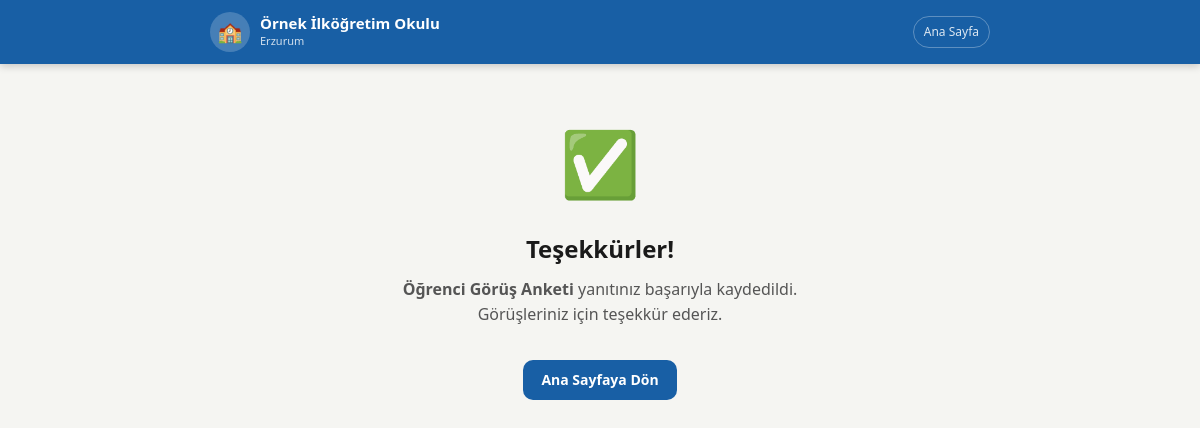
/tesekkur/1, run on the app's committed database.
### tables this page shows
CREATE TABLE ayarlar (
            anahtar TEXT PRIMARY KEY, deger TEXT
        );

CREATE TABLE anketler (
            id INTEGER PRIMARY KEY AUTOINCREMENT,
            rol TEXT NOT NULL, baslik TEXT NOT NULL,
            icon TEXT NOT NULL DEFAULT '📝',
            aktif INTEGER DEFAULT 1, sira INTEGER DEFAULT 0,
            baslangic_tarihi TEXT DEFAULT NULL,
            bitis_tarihi TEXT DEFAULT NULL,
            aciklama TEXT DEFAULT '',
            gorunum TEXT DEFAULT 'varsayilan'
        );

### app.py (the view)
@app.route("/tesekkur/<int:anket_id>")
def tesekkur(anket_id):
    with db() as c:
        a=c.execute("SELECT * FROM anketler WHERE id=?",(anket_id,)).fetchone()
    ctx=gctx(); ctx["anket"]=dict(a) if a else {"baslik":"Anket","icon":"✅","id":0}
    return render_template("tesekkur.html",**ctx)

### app.py (called while the page is built)
def db():
    con = sqlite3.connect(DB)
    con.row_factory = sqlite3.Row
    return con

def ayar(k, v=""):
    with db() as c:
        r=c.execute("SELECT deger FROM ayarlar WHERE anahtar=?",(k,)).fetchone()
    return r["deger"] if r else v

def gctx():
    return {"okul_adi":ayar("okul_adi"),"okul_sehir":ayar("okul_sehir"),
            "tema":ayar("tema","mavi"),"amblem":ayar("amblem")}

### templates/tesekkur.html (shortened to what this page needs)
{% extends "base.html" %}
{% block icerik %}
<div class="kap" style="text-align:center;padding-top:3rem">
  <div style="font-size:64px;margin-bottom:1rem">✅</div>
  <h1 style="font-size:24px;font-weight:800;margin-bottom:8px">Teşekkürler!</h1>
  <p style="font-size:16px;color:var(--metin-ik);margin-bottom:2rem;max-width:400px;margin-left:auto;margin-right:auto">
    <strong>{{ anket.baslik }}</strong> yanıtınız başarıyla kaydedildi. Görüşleriniz için teşekkür ederiz.
  </p>
  <div style="display:flex;gap:10px;justify-content:center;flex-wrap:wrap">
    <a href="/" class="btn btn-ana">Ana Sayfaya Dön</a>
  </div>
</div>
{% endblock %}

### templates/base.html (shortened to what this page needs)
<!DOCTYPE html>
<html lang="tr" data-tema="{{ tema }}">
<head>
<link rel="stylesheet" href="/static/css/style.css">
</head>
<body>
<header class="site-header">
  <div class="header-ic">
    <a href="/" class="logo-bolum">
      {% if amblem %}
        <img src="{{ amblem }}" class="amblem-img" alt="Amblem">
      {% else %}
        <div class="amblem-placeholder">🏫</div>
      {% endif %}
      <div>
        <div class="okul-adi-header">{{ okul_adi }}</div>
        {% if okul_sehir %}<div class="okul-sehir-header">{{ okul_sehir }}</div>{% endif %}
      </div>
    </a>
    <nav class="header-nav">
      <a href="/" class="header-link">Ana Sayfa</a>
    </nav>
  </div>
</header>
<main>{% block icerik %}{% endblock %}</main>
</body>
</html>

### static/css/style.css (style rules this page uses)
*,*::before,*::after { box-sizing:border-box;margin:0;padding:0 }
html { font-size:16px;-webkit-text-size-adjust:100% }
body { font-family:'Segoe UI',system-ui,-apple-system,sans-serif;background:var(--arka);color:var(--metin);min-height:100vh;line-height:1.6 }
:root,[data-tema="mavi"] { --ana:#185FA5;--ana-koy:#0d4278;--ana-ac:#E6F1FB;--ana-orta:#B5D4F4; --yesil:#3B6D11;--yesil-ac:#EAF3DE; --turuncu:#854F0B;--turuncu-ac:#FAEEDA; --kirmizi:#A32D2D;--kirmizi-ac:#FCEBEB; --gri:#888780;--gri-ac:#F1EFE8; --metin:#1a1a1a;--metin-ik:#555;--metin-uc:#888; --kenar:#d9d9d5;--kenar-koy:#b0b0aa; --arka:#f5f5f2;--yuzey:#ffffff; --golge:0 2px 8px rgba(0,0,0,.08); --golge-buyuk:0 4px 20px rgba(0,0,0,.12); --r:10px;--r-lg:14px;--r-xl:20px; }
.kap { max-width:780px;margin:0 auto;padding:1rem }
@media (min-width:640px) { .kap { padding:1.5rem } }
.site-header { background:var(--ana);color:#fff;padding:.75rem 1rem;position:sticky;top:0;z-index:100;box-shadow:0 2px 8px rgba(0,0,0,.2) }
.header-ic { max-width:780px;margin:0 auto;display:flex;align-items:center;justify-content:space-between;gap:10px }
.logo-bolum { display:flex;align-items:center;gap:10px;text-decoration:none;color:#fff;min-width:0 }
.amblem-placeholder { width:40px;height:40px;border-radius:50%;background:rgba(255,255,255,.2);display:flex;align-items:center;justify-content:center;font-size:20px;flex-shrink:0 }
.okul-adi-header { font-size:15px;font-weight:700;line-height:1.2;white-space:nowrap;overflow:hidden;text-overflow:ellipsis }
.okul-sehir-header { font-size:11px;opacity:.8 }
.header-nav { display:flex;gap:6px;flex-shrink:0 }
.header-link { color:rgba(255,255,255,.85);font-size:12px;text-decoration:none;padding:5px 10px;border:1px solid rgba(255,255,255,.3);border-radius:20px;transition:all .15s;white-space:nowrap }
.btn { display:inline-flex;align-items:center;gap:6px;padding:9px 18px;border-radius:var(--r);border:none;font-size:14px;font-weight:600;cursor:pointer;text-decoration:none;transition:all .15s;white-space:nowrap }
.btn-ana { background:var(--ana);color:#fff }

### templates/base.html (style rules this page uses)
html, body { overflow-x: hidden; }

### data on the page
ayarlar: deger "Örnek İlköğretim Okulu"
ayarlar: deger "Erzurum"
anketler: baslik "Öğrenci Görüş Anketi"
